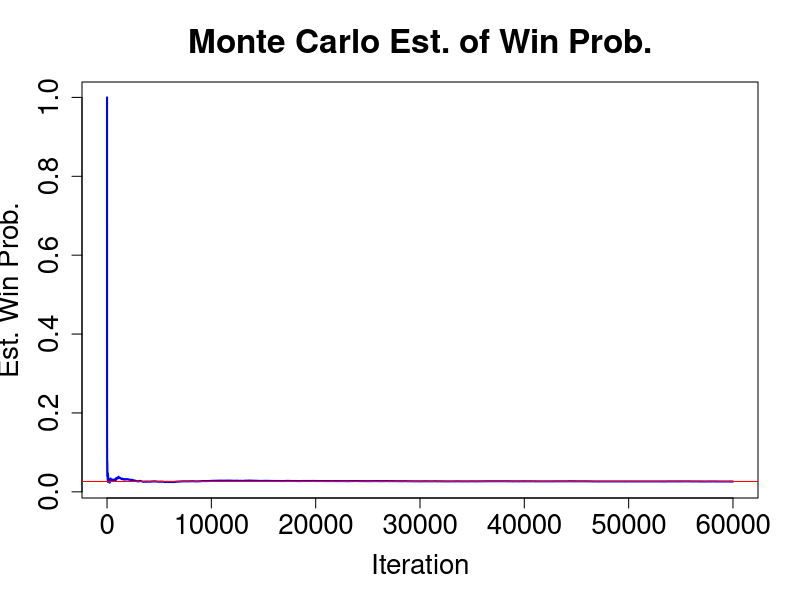
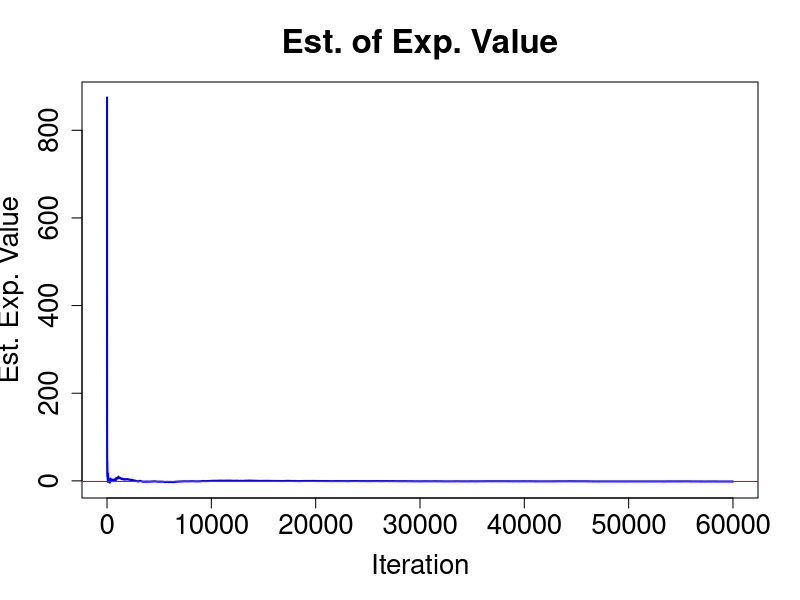
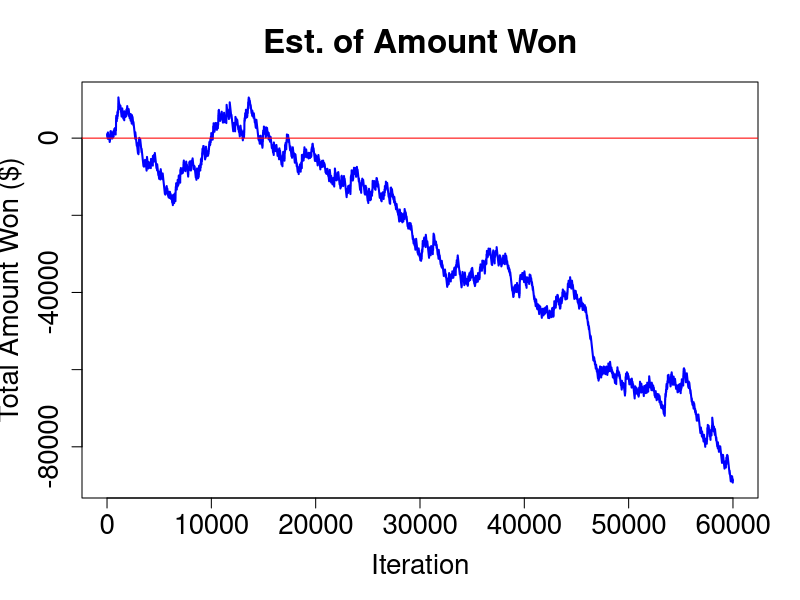

Here is the R script that generated these plots, in order:
## ---- chunk 1
knitr::opts_chunk$set(echo = TRUE)
## ---- chunk 2
#seed is set!
set.seed(35)
## ---- chunk 3
#define and set the number of spins/iterations
n.sim <- 60000
## ---- chunk 4
#n.wins = the number of wins (this is used to count the number of wins)
n.wins <- 0

#p.hat = the running estimated prob of winning (that is, p.hat = n.wins/n.sim)
p.hat <- 0
## ---- chunk 5
#choose a number upon which to bet
n.bet <- 10
## ---- chunk 6
#the n.bet==0 is equal to a 1 in the mult if n.bet is 0 and is equal to 0 o.w. 
#hence, the line below maps 0 to 37 and leaves all other numbers as entered
#and maps the other zero to 38
n.bet <- n.bet + 37*(n.bet==0)
## ---- chunk 7
#build the wheel
numbers <- c(1:38)
## ---- chunk 8
#create an empty vector to put the winning numbers in
#eventually, this will be the length of n.sim
win.numbers <- vector()
## ---- chunk 9
#set up the loop
for (i in 1:n.sim){
  #i=3 <- this is a remnant from the aforementioned iteration by hand
 
  #generate a winning number for spin i by randomly choosing a number from 1,2, ..., 38
  #store the ith winning number in spot i in win.numbers vector
  win.numbers[i] <- sample(numbers,1)
  
  #if you won on spin i add 1 to n.wins, if not add 0
  n.wins <- n.wins + 1*(n.bet==win.numbers[i])
  
  #compute and store est'd win prob, phat, at iteration i
  p.hat[i] <- n.wins/i
  
  #close the loop!
}

## ---- chunk 10
#extract the final entry of p.hat
round(p.hat[n.sim], 4)

#divide the number of wins by the number of iterations
round(n.wins/n.sim, 4)
## ---- chunk 11
#define the true win prob
true.win.prob <- 1/38

#compute the error in the estimate by subtracting the true value from the est.
error <- round(p.hat[n.sim] - (true.win.prob), 6)
error

#take the absolute value to the absolute error
abs.error <- abs(error)
abs.error
## ---- chunk 12
#note that I'm controlling the size and location of the figure
par(ps=20)

#plot function says to plot the (x,y) with the x coming from 1:nsim by 1
#the y coming from the p.hat vector, type='l' says do a line plot
#lwd controls the width (higher means thicker), and I'm making it blue
plot(1:n.sim, p.hat, type='l',lwd=2, col='blue',xlab='Iteration',
     ylab='Est. Win Prob.',main='Monte Carlo Est. of Win Prob.')

#add a horizotal red line at 1/38, make it thinner than above
abline(h=true.win.prob, col='red', lwd=1)
## ---- chunk 13
#seed is set!
set.seed(35)
## ---- chunk 14
#choose the amount; I'm calling it bet
bet <- 25
## ---- chunk 15
#set the number of spins; this is redundant with the above code
#but it allows part 2 to be run independently of part 1
n.sim <- 60000
## ---- chunk 16
#win = the amount won each spin
win <- 0

#win.total = running total of amount won
win.total <- 0

#avg.win = running avg of amount won
avg.win <- 0
## ---- chunk 17
#choose a number upon which to bet
n.bet <- 10
## ---- chunk 18
#the n.bet==0 is equal to a 1 in the mult if n.bet is 0 and is equal to 0 o.w. 
#hence, the line below maps 0 to 37 and leaves all other numbers as entered
#and maps the other zero to 38
n.bet <- n.bet + 37*(n.bet==0)
## ---- chunk 19
#build the wheel
numbers <- c(1:38)
## ---- chunk 20
#create an empty vector to put the winning numbers in
#eventually, this will be the length of n.sim
win.numbers <- vector()
## ---- chunk 21
#set up the loop
for (i in 1:n.sim){
  #generate a winning number for spin i by randomly choosing a number from 1,2, ..., 38
  #store the ith winning number in spot i in win.numbers vector
  win.numbers[i] <- sample(numbers,1)
  
  #store win total add 35 times the bet amount to the win total
  #if not, subtract the bet amount
  win[i] <- 35*bet*(n.bet==win.numbers[i]) - bet*(n.bet!=win.numbers[i])
  
  #compute and store running win total
  win.total[i] <- sum(win)
  
  #compute and store avg running win total
  avg.win[i] <- sum(win)/i
  
  #close the loop!
}
## ---- chunk 22
#extract the final entry of avg.win
round(avg.win[n.sim], 2)

#divide the total amount won by the number of iterations
round(win.total[n.sim]/n.sim, 2)
## ---- chunk 23
#compute the true expected value
true.exp.value <- 35*bet*(1/38) - bet*(37/38)

#compute the error in the estimate by subtracting the true value from the est.
error.ev <- round(avg.win[n.sim] - (true.exp.value), 4)
error.ev

#take the absolute value to get the absolute error
abs.error.ev <- abs(error.ev)
abs.error.ev
## ---- chunk 24
#make a line plot of the est'd avg win by iteration
par(ps=20)
plot(1:n.sim, avg.win, type='l',lwd=2, col='blue',
     xlab='Iteration', ylab='Est. Exp. Value',main='Est. of Exp. Value')
#add a line at true exp value
abline(h=true.exp.value, col='red', lwd=1)
## ---- chunk 25
#make a line plot of the total amount won by iteration 
par(ps=20)
plot(1:n.sim, win.total, type='l',lwd=2, col='blue',
     xlab='Iteration', ylab='Total Amount Won ($)',main='Est. of Amount Won')
abline(h=0, col='red', lwd=1)
## ---- chunk 26

#compute the est'd expected value
est.ex.value <- 35*bet*p.hat[n.sim] - bet*(1-p.hat[n.sim])
est.ex.value

#or 
est.ex.value2 <- avg.win[n.sim]
est.ex.value2

#compute the est'd variance

#first, estimate E(h(X)^2)
est.ex.value.sq <- ((35*bet)^2)*p.hat[n.sim] + (bet^2)*(1-p.hat[n.sim])
est.ex.value.sq

#now compute the est'd variance
est.var <- est.ex.value.sq - est.ex.value

#compute the est'd standard deviation
#don't round until the end!
est.sd <- round(sqrt(est.var), 2)
est.sd
